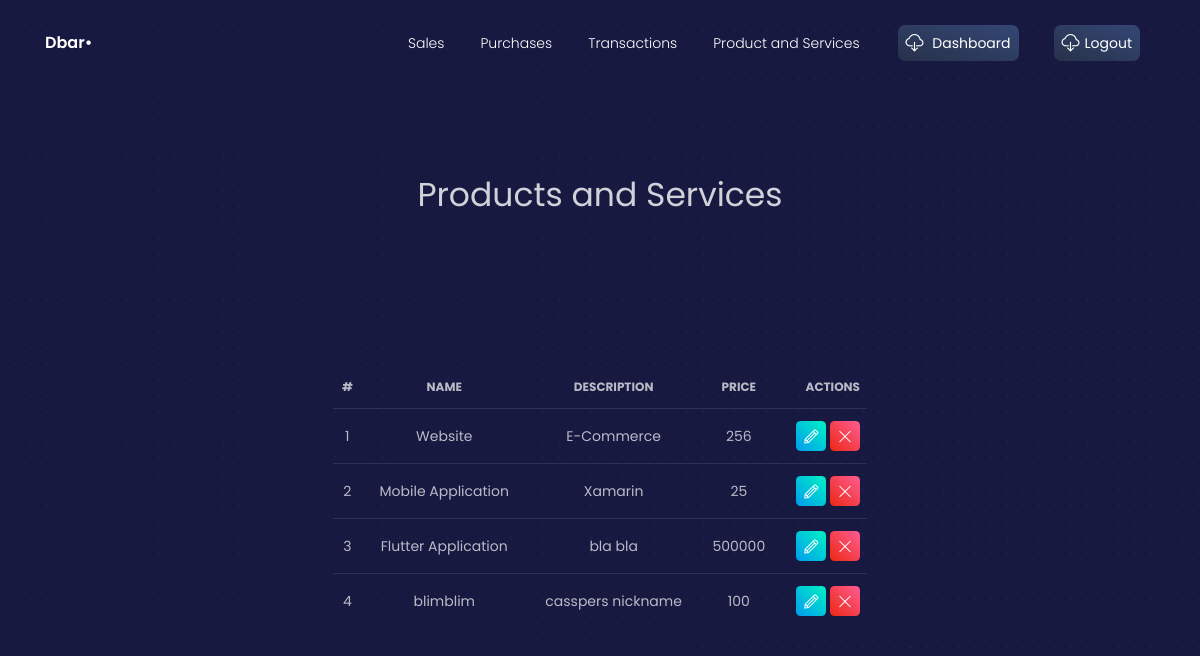
/view_productandservices (signed in), run on an earlier commit of the app's database.
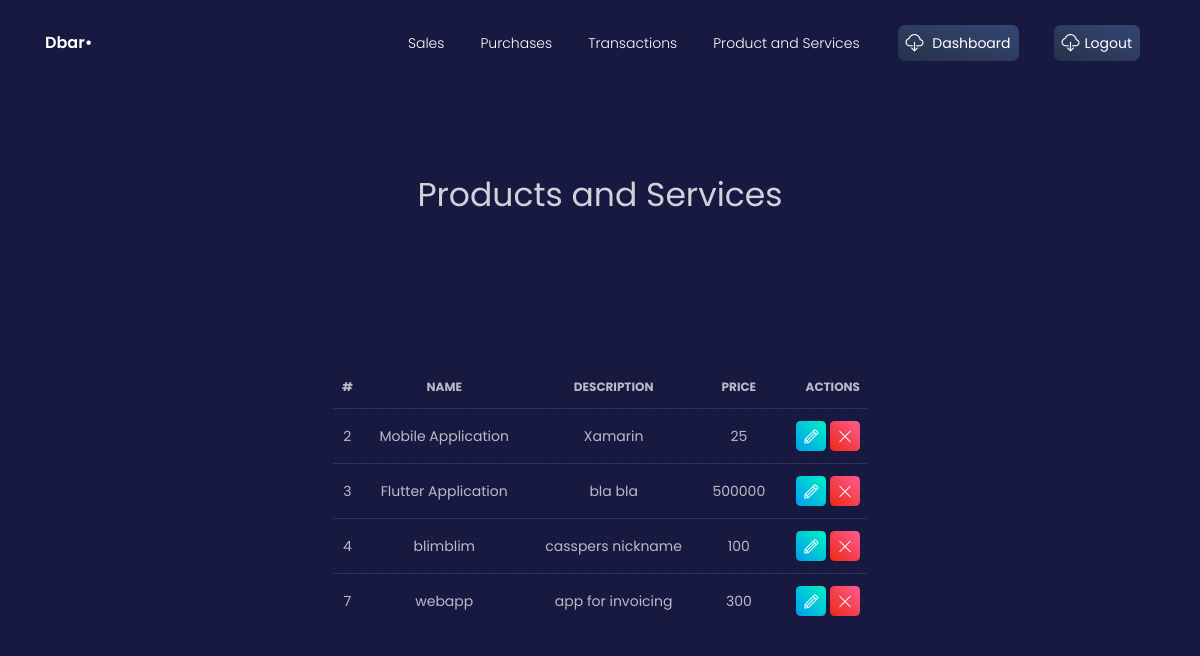
And on a later commit of the database.
### crm/models.py (models this page shows, shortened)
class ProductsAndServices(models.Model):
    itemID = models.AutoField(primary_key=True)
    psName = models.CharField(max_length=512)
    isProduct = models.BooleanField()
    itemDescription = models.CharField(max_length=500)
    rate = models.IntegerField()

### crm/views.py (the view)
# urls.py: path("view_productandservices", views.view_productandservices, name='view_productandservices' ),
@login_required
def view_productandservices(request):
    context = {}
    context["dataset"] = ProductsAndServices.objects.all()
    return render(request, 'view_productandservices.html', context)

### templates/view_productandservices.html (shortened to what this page needs)
{% load static %}
{% load static %}
{% load widget_tweaks %}
<!DOCTYPE html>
<html lang="en">
<head>
  <link href="https://use.fontawesome.com/releases/v5.0.6/css/all.css" rel="stylesheet">
    <link rel="stylesheet" href="https://maxcdn.bootstrapcdn.com/bootstrap/4.5.2/css/bootstrap.min.css">
  <link href="{% static './css/nucleo-icons.css' %}" rel="stylesheet" />
  <link href="{% static './css/blk-design-system.css' %}" rel="stylesheet" />
  <link href="{% static './demo/demo.css' %}" rel="stylesheet" />
</head>
<body class="landing-page">
  <nav class="navbar navbar-expand-lg fixed-top navbar-transparent " color-on-scroll="100">
    <div class="container">
      <div class="navbar-translate">
        <a class="navbar-brand" href="#" target="">
          <span>Dbar•</span>
        </a>
      </div>
      <div class="collapse navbar-collapse justify-content-end" id="navigation">
        <ul class="navbar-nav">
        <li class="nav-item">
            <a class="nav-link" href="{% url 'invoices' %}">Sales</a>
          </li>
          <li class="nav-item">
            <a class="nav-link" href="{% url 'purchases' %}">Purchases</a>
          </li>
          <li class="nav-item">
            <a class="nav-link" href="{% url 'transaction' %}">Transactions</a>
          </li>
          <li class="nav-item">
            <a class="nav-link" href="{% url 'productandservice' %}">Product and Services</a>
          </li>
          <li class="nav-item">
            <a class="nav-link btn btn-default d-none d-lg-block" href="{% url 'dashboard' %}">
              <i class="tim-icons icon-cloud-download-93"></i> Dashboard
            </a>
          </li>
          <li class="nav-item">
            <a class="nav-link btn btn-default d-none d-lg-block" href="{% url 'logout' %}">
              <i class="tim-icons icon-cloud-download-93"></i>Logout
            </a>
          </li>
        </ul>
      </div>
    </div>
  </nav>
<div class="wrapper">
    <div class="page-header header-filter">
       <br /><br /><br /><br /><br /><br /><br /><br /><br /><br />
      <div class="container">
        <div class="content-center brand">
          <h1 class="h3-seo">Products and Services</h1>
        </div>
      </div>
      <div class="row">
        <div class="content-center brand">
           <br /><br /><br /><br /><br /><br /><br /><br /><br /><br />
          <table class="table">
            <thead>
              <tr>
                <th class="text-center">#</th>
                <th>Name</th>
                <th>Description</th>
                <th>Price</th>
                <th class="text-right">Actions</th>
              </tr>
            </thead>
            <tbody>
            {% for data in dataset %}
              <tr>
                  <td class="text-center">{{ data.itemID }}</td>
                  <td>{{ data.psName }}</td>
                  <td>{{ data.itemDescription }}</td>
                  <td>{{ data.rate }}</td>
                  <td class="td-actions text-right">
                  <a href="update_productandservices/?id={{data.itemID}}">
                    <button type="button" rel="tooltip" class="btn btn-success btn-sm btn-icon">
                      <i class="tim-icons icon-pencil"></i>
                    </button>
                  </a>
                  <a href='delete_productandservices/?id={{data.itemID}}'>
                    <button type="button" rel="tooltip" class="btn btn-danger btn-sm btn-icon">
                        <i class="tim-icons icon-simple-remove"></i>
                    </button>
                  </a>
                  </td>
              </tr>
            {% endfor %}
            </tbody>
          </table>
        </div>
      </div>
    </div>
  </div>
</body>
</html>

What changed in the data, as far as the page shows it:
removed ProductsAndServices: itemID "1", psName "Website", itemDescription "E-Commerce", rate "256"
added ProductsAndServices: itemID "7", psName "webapp", itemDescription "app for invoicing", rate "300"
